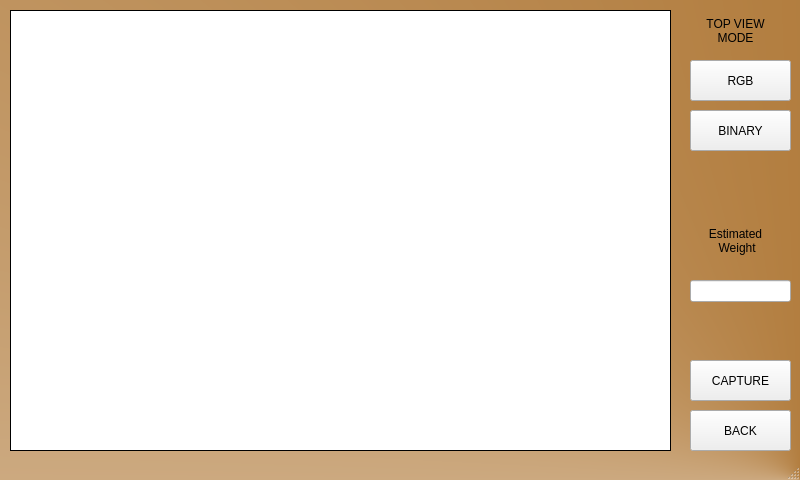
<?xml version="1.0" encoding="UTF-8"?>
<ui version="4.0">
 <class>MainWindow</class>
 <widget class="QMainWindow" name="MainWindow">
  <property name="geometry">
   <rect>
    <x>0</x>
    <y>0</y>
    <width>800</width>
    <height>480</height>
   </rect>
  </property>
  <property name="windowTitle">
   <string>MainWindow</string>
  </property>
  <property name="styleSheet">
   <string notr="true">#MainWindow
{
background-color: qconicalgradient(cx:1, cy:1, angle:0, stop:0 rgba(153, 83, 0, 255), stop:1 rgba(255, 255, 255, 255));
}</string>
  </property>
  <widget class="QWidget" name="centralwidget">
   <widget class="QLabel" name="imageLabel">
    <property name="geometry">
     <rect>
      <x>10</x>
      <y>10</y>
      <width>661</width>
      <height>441</height>
     </rect>
    </property>
    <property name="styleSheet">
     <string notr="true">background-color: rgb(255,255,255);</string>
    </property>
    <property name="frameShape">
     <enum>QFrame::Box</enum>
    </property>
    <property name="text">
     <string/>
    </property>
    <property name="alignment">
     <set>Qt::AlignCenter</set>
    </property>
   </widget>
   <widget class="QPushButton" name="rgbButton">
    <property name="geometry">
     <rect>
      <x>690</x>
      <y>60</y>
      <width>101</width>
      <height>41</height>
     </rect>
    </property>
    <property name="text">
     <string>RGB</string>
    </property>
   </widget>
   <widget class="QPushButton" name="binButton">
    <property name="geometry">
     <rect>
      <x>690</x>
      <y>110</y>
      <width>101</width>
      <height>41</height>
     </rect>
    </property>
    <property name="text">
     <string>BINARY</string>
    </property>
   </widget>
   <widget class="QPushButton" name="captureButton">
    <property name="geometry">
     <rect>
      <x>690</x>
      <y>360</y>
      <width>101</width>
      <height>41</height>
     </rect>
    </property>
    <property name="text">
     <string>CAPTURE</string>
    </property>
   </widget>
   <widget class="QPushButton" name="backButton">
    <property name="geometry">
     <rect>
      <x>690</x>
      <y>410</y>
      <width>101</width>
      <height>41</height>
     </rect>
    </property>
    <property name="text">
     <string>BACK</string>
    </property>
   </widget>
   <widget class="QLabel" name="label">
    <property name="geometry">
     <rect>
      <x>680</x>
      <y>10</y>
      <width>111</width>
      <height>41</height>
     </rect>
    </property>
    <property name="text">
     <string>TOP VIEW
MODE</string>
    </property>
    <property name="alignment">
     <set>Qt::AlignCenter</set>
    </property>
   </widget>
   <widget class="QLabel" name="label_3">
    <property name="geometry">
     <rect>
      <x>680</x>
      <y>220</y>
      <width>111</width>
      <height>41</height>
     </rect>
    </property>
    <property name="text">
     <string>Estimated
 Weight</string>
    </property>
    <property name="alignment">
     <set>Qt::AlignCenter</set>
    </property>
   </widget>
   <widget class="QLineEdit" name="estimatedWeightTB">
    <property name="geometry">
     <rect>
      <x>690</x>
      <y>280</y>
      <width>101</width>
      <height>22</height>
     </rect>
    </property>
   </widget>
  </widget>
  <widget class="QMenuBar" name="menubar">
   <property name="geometry">
    <rect>
     <x>0</x>
     <y>0</y>
     <width>800</width>
     <height>26</height>
    </rect>
   </property>
  </widget>
  <widget class="QStatusBar" name="statusbar"/>
 </widget>
 <resources/>
 <connections/>
</ui>
